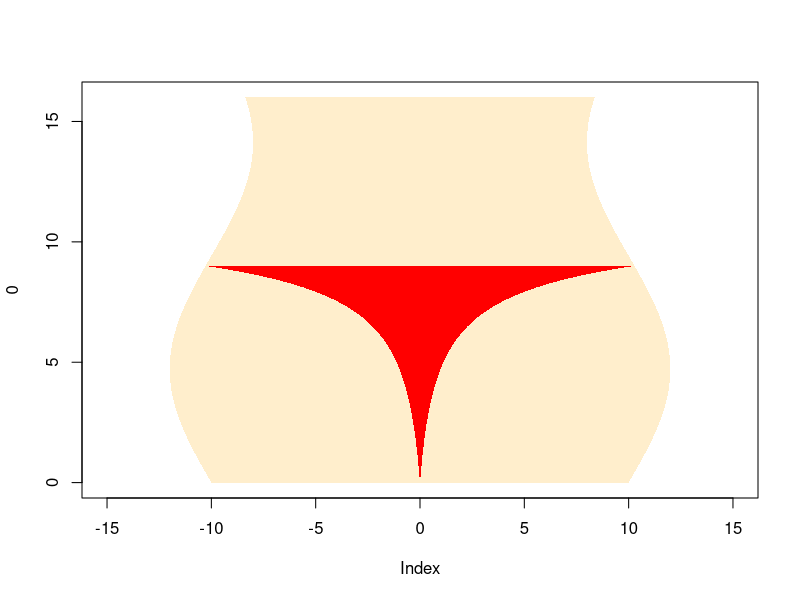

Recreate this plot in R.
xrange <- c(-15, 15)
yrange <- c(0, 16)
plot(0, xlim=xrange, ylim=yrange, type="n")
#plot(xrange, yrange, type="n", ann=FALSE, axes=FALSE)
yr <- seq(yrange[1], yrange[2], len=50)
offsetFn <- function(y) {
  2 * sin(0 + y/3)
}
offset <- offsetFn(yr)
leftE <- function(y) {
  -10 - offsetFn(y)
}
rightE <- function(y) {
  10 + offsetFn(y)
}
xp <- c(leftE(yr), rev(rightE(yr)))
yp <- c(yr, rev(yr))
polygon(xp, yp, col="#ffeecc", border=NA)
h <- 9
xt <- seq(0, rightE(h), len=100)
yt <- log(1 + log(1 + log(xt + 1)))
yt <- yt - min(yt)
yt <- h * yt/max(yt)
x <- c(leftE(h), rightE(h), rev(xt), -xt)
y <- c(h, h, rev(yt), yt)
polygon(x, y, col="red", border=NA)